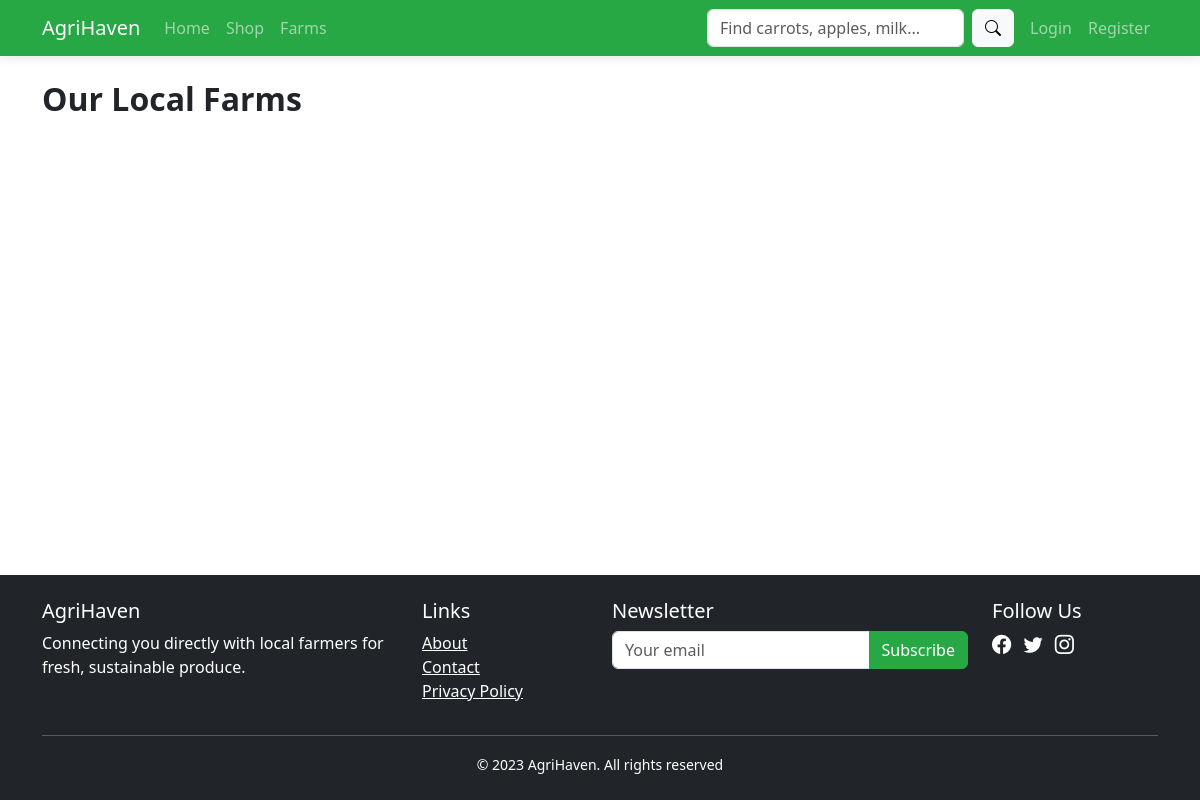
Page /farms/ on the earlier database version.
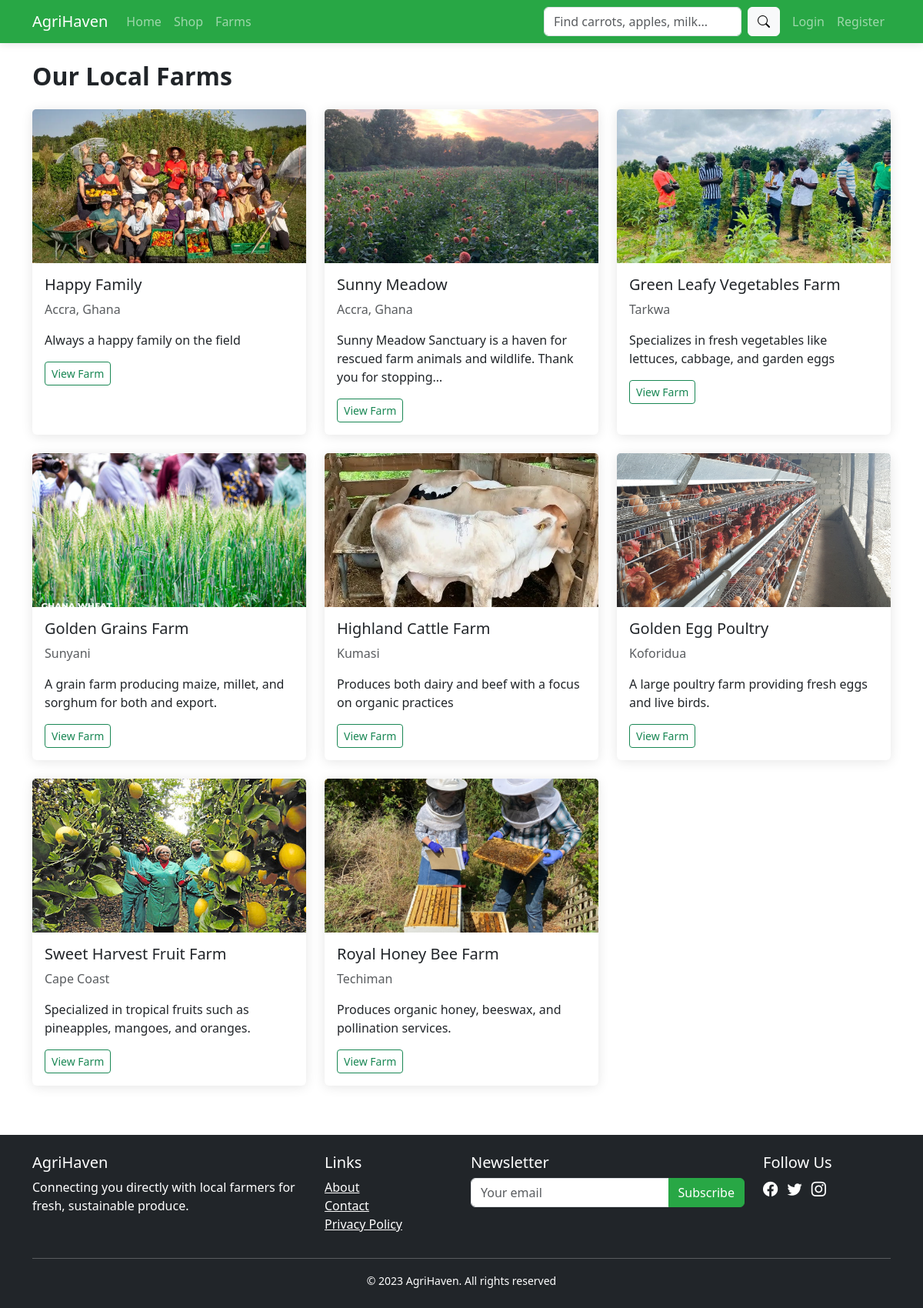
Same page on the later database version.
### marketplace/models.py (models this page shows, shortened)
class Farm(models.Model):
    user = models.OneToOneField(User, on_delete=models.CASCADE)
    name = models.CharField(max_length=100)
    location = models.CharField(max_length=200)
    description = models.TextField()
    image = models.ImageField(upload_to='farms/', default='defaults/farm_default.jpg', validators=[validate_image_size])
    created_at = models.DateTimeField(default=timezone.now)

### marketplace/views.py (the view)
# urls.py: path('farms/', views.farm_list, name='farms'),
def farm_list(request):
    farms = Farm.objects.all()
    context = {
        'farms': farms,
        'title': 'Our Farms'
    }
    return render(request, 'marketplace/farm_list.html', context)

### marketplace/templates/marketplace/farm_list.html
{% extends 'marketplace/base.html' %}
{% block content %}
<h2 class="fw-bold mb-4">Our Local Farms</h2>
<div class="row g-4">
    {% for farm in farms %}
    <div class="col-md-6 col-lg-4">
        <div class="card h-100">
            <img src="{{ farm.image.url }}" class="card-img-top" alt="{{ farm.name }}" style="height: 200px; object-fit: cover;">
            <div class="card-body">
                <h5 class="card-title">{{ farm.name }}</h5>
                <p class="text-muted">{{ farm.location }}</p>
                <p class="card-text">{{ farm.description|truncatechars:100 }}</p>
                <a href="{% url 'farm_detail' farm.id %}" class="btn btn-sm btn-outline-success">View Farm</a>
            </div>
        </div>
    </div>
    {% endfor %}
</div>
{% endblock %}

Differences in the rows shown:
added Farm: image (picture), name "Happy Family", location "Accra, Ghana", description "Always a happy family on the field"
added Farm: image (picture), name "Sunny Meadow", location "Accra, Ghana", description "Sunny Meadow Sanctuary is a haven for rescued farm animals and wildlife. Thank you for stopping…"
added Farm: image (picture), name "Green Leafy Vegetables Farm", location "Tarkwa", description "Specializes in fresh vegetables like lettuces, cabbage, and garden eggs"
added Farm: image (picture), name "Golden Grains Farm", location "Sunyani", description "A grain farm producing maize, millet, and sorghum for both and export."
added Farm: image (picture), name "Highland Cattle Farm", location "Kumasi", description "Produces both dairy and beef with a focus on organic practices"
added Farm: image (picture), name "Golden Egg Poultry", location "Koforidua", description "A large poultry farm providing fresh eggs and live birds."
added Farm: image (picture), name "Sweet Harvest Fruit Farm", location "Cape Coast", description "Specialized in tropical fruits such as pineapples, mangoes, and oranges."
added Farm: image (picture), name "Royal Honey Bee Farm", location "Techiman", description "Produces organic honey, beeswax, and pollination services."
